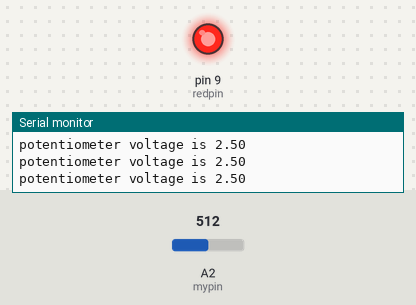
A sketch run on a simulated Arduino Uno, built with avr-gcc and run on an emulated ATmega328P. Shown: output pins drawn as LEDs (lit = HIGH), the last lines printed to the serial monitor. Inputs (shaded band) come from the test bench; at power-on: A2 (mypin) = 512.

Above: at 1.2 s.
1.3 s: A2 (mypin) set to 596
2.8 s: A2 (mypin) set to 622
At 3.8 s:
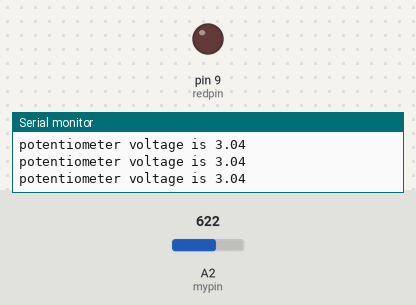
4.5 s: A2 (mypin) set to 511
At 5.1 s:
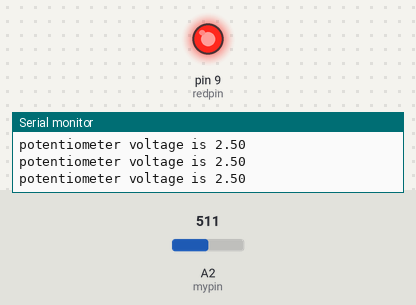
6.0 s: A2 (mypin) set to 421
7.5 s: A2 (mypin) set to 393
At 8.9 s:
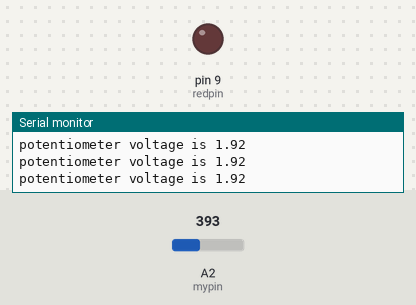
Timing chart, 0 to 10.0 s (numbered marks = the images above; inputs shaded):
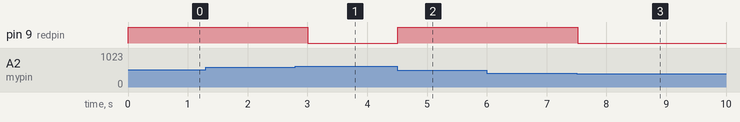

The sketch:

if_statements.ino
```cpp
 int mypin=A2,redpin=9;
 int readval,dt=250;
 float V2;
 void setup() {
  // put your setup code here, to run once:
  Serial.begin(9600);
  pinMode(mypin,INPUT);
  pinMode(redpin,OUTPUT);
}

void loop() {
  // put your main code here, to run repeatedly:
  readval=analogRead(mypin);
  V2=(5./1023.)*readval;
  Serial.print("potentiometer voltage is ");
  Serial.println(V2);
  if (V2>2.0 && V2<3.0)
  {
     digitalWrite(redpin,HIGH);
  }
  if (V2<2.0 || V2>3)
  {
     digitalWrite(redpin,LOW);
  }
  delay(dt);
}
```

Measured:
- the behaviour switches between 613 and 614 on A2 (mypin) (found by bisection; images 0 and 1)
- the behaviour switches between 410 and 409 on A2 (mypin) (found by bisection; images 2 and 3)
- after the input at 2.8 s, pin 9 (redpin): HIGH → LOW after 0.21 s
- after the input at 4.5 s, pin 9 (redpin): LOW → HIGH at once
- after the input at 7.5 s, pin 9 (redpin): HIGH → LOW at once
